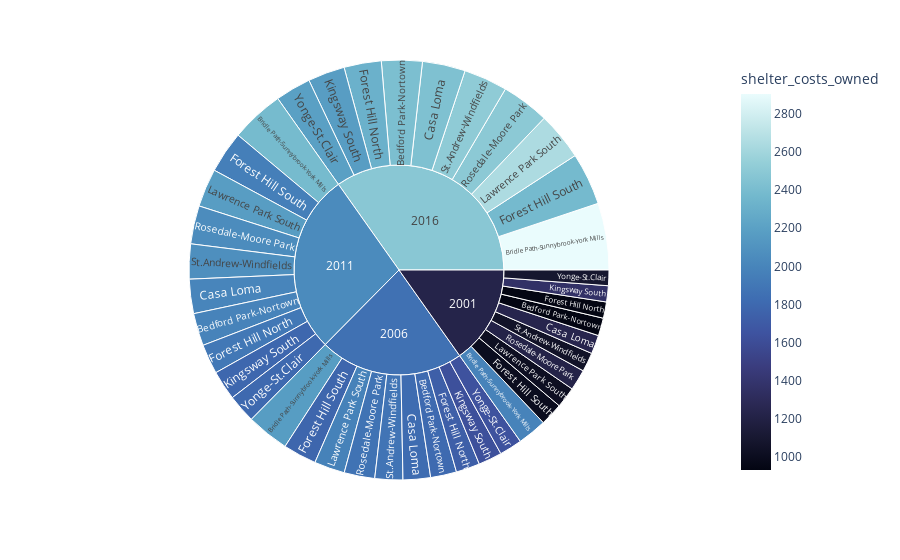

Notebook source saved alongside this figure:
### Code cell
# Create the sunburst chart
import plotly.express as px
import numpy as np
ExpensiveDF=ExpensiveDF.reset_index()
fig = px.sunburst(ExpensiveDF, path=['year','neighbourhood'], values='average_home_value',
                  color='shelter_costs_owned', hover_data=['shelter_costs_owned','shelter_costs_rented'],
                  color_continuous_scale='ice'
                  )
fig.show()

### Figure 1 — Plotly figure (JSON) as saved in the notebook; plotly's stock layout.template omitted (floating-point values rounded to 4 significant figures; data arrays with more than 128 entries replaced by an {"elided": "..."} marker saying what was removed)
{"data": [{"branchvalues": "total", "customdata": {"elided": "44x3 mixed values"}, "domain": {"x": [0, 1], "y": [0, 1]}, "hovertemplate": "labels=%{label}<br>average_home_value=%{value}<br>parent=%{parent}<br>id=%{id}<br>shelter_costs_owned=%{color}<br>shelter_costs_rented=%{customdata[1]}<extra></extra>", "ids": ["2001/Bedford Park-Nortown", "2006/Bedford Park-Nortown", "2011/Bedford Park-Nortown", "2016/Bedford Park-Nortown", "2001/Bridle Path-Sunnybrook-York Mills", "2006/Bridle Path-Sunnybrook-York Mills", "2011/Bridle Path-Sunnybrook-York Mills", "2016/Bridle Path-Sunnybrook-York Mills", "2001/Casa Loma", "2006/Casa Loma", "2011/Casa Loma", "2016/Casa Loma", "2001/Forest Hill North", "2006/Forest Hill North", "2011/Forest Hill North", "2016/Forest Hill North", "2001/Forest Hill South", "2006/Forest Hill South", "2011/Forest Hill South", "2016/Forest Hill South", "2001/Kingsway South", "2006/Kingsway South", "2011/Kingsway South", "2016/Kingsway South", "2001/Lawrence Park South", "2006/Lawrence Park South", "2011/Lawrence Park South", "2016/Lawrence Park South", "2001/Rosedale-Moore Park", "2006/Rosedale-Moore Park", "2011/Rosedale-Moore Park", "2016/Rosedale-Moore Park", "2001/St.Andrew-Windfields", "2006/St.Andrew-Windfields", "2011/St.Andrew-Windfields", "2016/St.Andrew-Windfields", "2001/Yonge-St.Clair", "2006/Yonge-St.Clair", "2011/Yonge-St.Clair", "2016/Yonge-St.Clair", "2001", "2006", "2011", "2016"], "labels": ["Bedford Park-Nortown", "Bedford Park-Nortown", "Bedford Park-Nortown", "Bedford Park-Nortown", "Bridle Path-Sunnybrook-York Mills", "Bridle Path-Sunnybrook-York Mills", "Bridle Path-Sunnybrook-York Mills", "Bridle Path-Sunnybrook-York Mills", "Casa Loma", "Casa Loma", "Casa Loma", "Casa Loma", "Forest Hill North", "Forest Hill North", "Forest Hill North", "Forest Hill North", "Forest Hill South", "Forest Hill South", "Forest Hill South", "Forest Hill South", "Kingsway South", "Kingsway South", "Kingsway South", "Kingsway South", "Lawrence Park South", "Lawrence Park South", "Lawrence Park South", "Lawrence Park South", "Rosedale-Moore Park", "Rosedale-Moore Park", "Rosedale-Moore Park", "Rosedale-Moore Park", "St.Andrew-Windfields", "St.Andrew-Windfields", "St.Andrew-Windfields", "St.Andrew-Windfields", "Yonge-St.Clair", "Yonge-St.Clair", "Yonge-St.Clair", "Yonge-St.Clair", "2001", "2006", "2011", "2016"], "marker": {"coloraxis": "coloraxis", "colors": [933, 1808, 1988, 2418, 1983, 2170, 2387, 2903, 1241, 1819, 2001, 2434, 940, 1731, 1904, 2316, 1001, 1781, 1959, 2383, 1362, 1625, 1787, 2173, 1021, 1977, 2174, 2644, 1219, 1868, 2054, 2498, 1055, 1881, 2069, 2516, 1091, 1638, 1802, 2192, 1225.0, 1856.0, 2041.0, 2483.0]}, "name": "", "parents": ["2001", "2006", "2011", "2016", "2001", "2006", "2011", "2016", "2001", "2006", "2011", "2016", "2001", "2006", "2011", "2016", "2001", "2006", "2011", "2016", "2001", "2006", "2011", "2016", "2001", "2006", "2011", "2016", "2001", "2006", "2011", "2016", "2001", "2006", "2011", "2016", "2001", "2006", "2011", "2016", "", "", "", ""], "type": "sunburst", "values": [565304, 826963, 1034387, 1295007, 927466, 1356757, 1697067, 2124653, 596077, 871981, 1090696, 1365503, 517466, 756983, 946854, 1185419, 726664, 1063011, 1329642, 1664653, 512334, 749476, 937464, 1173663, 664712, 972384, 1216283, 1522732, 664476, 972039, 1215852, 1522193, 607040, 888017, 1110755, 1390616, 494098, 722799, 904096, 1131888, 6275637, 9180410, 11483096, 14376327]}], "layout": {"coloraxis": {"colorbar": {"title": {"text": "shelter_costs_owned"}}, "colorscale": [[0, "rgb(3, 5, 18)"], [0.09091, "rgb(25, 25, 51)"], [0.1818, "rgb(44, 42, 87)"], [0.2727, "rgb(58, 60, 125)"], [0.3636, "rgb(62, 83, 160)"], [0.4545, "rgb(62, 109, 178)"], [0.5455, "rgb(72, 134, 187)"], [0.6364, "rgb(89, 159, 196)"], [0.7273, "rgb(114, 184, 205)"], [0.8182, "rgb(149, 207, 216)"], [0.9091, "rgb(192, 229, 232)"], [1, "rgb(234, 252, 253)"]]}, "legend": {"tracegroupgap": 0}, "margin": {"t": 60}}}
